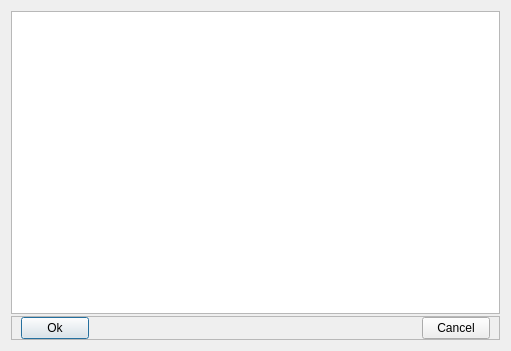
<?xml version="1.0" encoding="UTF-8"?>
<ui version="4.0">
 <class>StudySelectorDialog</class>
 <widget class="QDialog" name="StudySelectorDialog">
  <property name="geometry">
   <rect>
    <x>0</x>
    <y>0</y>
    <width>511</width>
    <height>351</height>
   </rect>
  </property>
  <property name="minimumSize">
   <size>
    <width>412</width>
    <height>0</height>
   </size>
  </property>
  <property name="windowTitle">
   <string>Study Selector</string>
  </property>
  <layout class="QVBoxLayout" name="verticalLayout">
   <property name="spacing">
    <number>2</number>
   </property>
   <item>
    <widget class="QTableWidget" name="studyList_table">
     <property name="sizePolicy">
      <sizepolicy hsizetype="Expanding" vsizetype="Minimum">
       <horstretch>0</horstretch>
       <verstretch>0</verstretch>
      </sizepolicy>
     </property>
     <property name="alternatingRowColors">
      <bool>true</bool>
     </property>
     <property name="selectionMode">
      <enum>QAbstractItemView::SingleSelection</enum>
     </property>
     <property name="selectionBehavior">
      <enum>QAbstractItemView::SelectRows</enum>
     </property>
     <attribute name="horizontalHeaderStretchLastSection">
      <bool>true</bool>
     </attribute>
     <attribute name="verticalHeaderVisible">
      <bool>false</bool>
     </attribute>
    </widget>
   </item>
   <item>
    <widget class="QFrame" name="frame">
     <property name="sizePolicy">
      <sizepolicy hsizetype="Preferred" vsizetype="Maximum">
       <horstretch>0</horstretch>
       <verstretch>0</verstretch>
      </sizepolicy>
     </property>
     <property name="frameShape">
      <enum>QFrame::StyledPanel</enum>
     </property>
     <property name="frameShadow">
      <enum>QFrame::Raised</enum>
     </property>
     <layout class="QHBoxLayout" name="horizontalLayout">
      <property name="leftMargin">
       <number>9</number>
      </property>
      <property name="topMargin">
       <number>0</number>
      </property>
      <property name="rightMargin">
       <number>9</number>
      </property>
      <property name="bottomMargin">
       <number>0</number>
      </property>
      <item>
       <widget class="QPushButton" name="ok_button">
        <property name="sizePolicy">
         <sizepolicy hsizetype="Fixed" vsizetype="Fixed">
          <horstretch>0</horstretch>
          <verstretch>0</verstretch>
         </sizepolicy>
        </property>
        <property name="minimumSize">
         <size>
          <width>60</width>
          <height>0</height>
         </size>
        </property>
        <property name="text">
         <string>Ok</string>
        </property>
       </widget>
      </item>
      <item>
       <spacer name="horizontalSpacer">
        <property name="orientation">
         <enum>Qt::Horizontal</enum>
        </property>
        <property name="sizeHint" stdset="0">
         <size>
          <width>338</width>
          <height>20</height>
         </size>
        </property>
       </spacer>
      </item>
      <item>
       <widget class="QPushButton" name="cancel_button">
        <property name="sizePolicy">
         <sizepolicy hsizetype="Fixed" vsizetype="Fixed">
          <horstretch>0</horstretch>
          <verstretch>0</verstretch>
         </sizepolicy>
        </property>
        <property name="minimumSize">
         <size>
          <width>60</width>
          <height>0</height>
         </size>
        </property>
        <property name="text">
         <string>Cancel</string>
        </property>
       </widget>
      </item>
     </layout>
    </widget>
   </item>
  </layout>
 </widget>
 <resources/>
 <connections/>
</ui>
